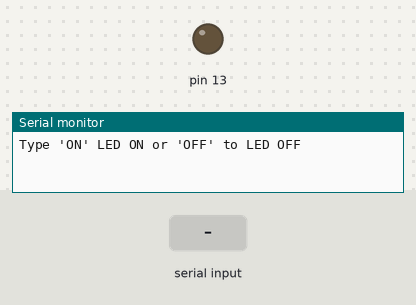
A sketch run on a simulated Arduino Uno, built with avr-gcc and run on an emulated ATmega328P. Shown: output pins drawn as LEDs (lit = HIGH), the last lines printed to the serial monitor. The test bench sets the inputs (shaded band).

Above: at 1.2 s.
1.3 s: "ON\n" received over Serial
At 2.0 s:
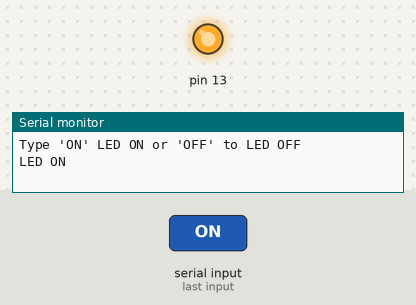
2.8 s: "OFF\n" received over Serial
At 3.2 s:
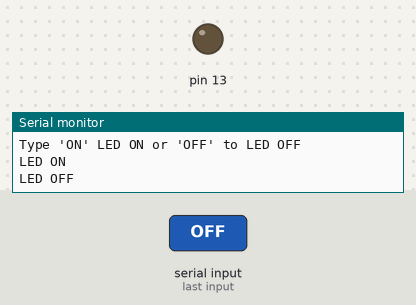
Timing chart, 0 to 5.8 s (numbered marks = the images above; inputs shaded):
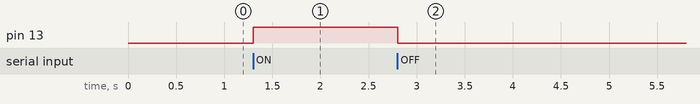

Measured:
- after the input at 1.3 s, pin 13: LOW → HIGH at once
- after the input at 2.8 s, pin 13: HIGH → LOW at once

The sketch:

ONOFFLED.ino
```cpp
String cmd;
void setup() {
  pinMode(13, OUTPUT);
  // put your setup code here, to run once:
  Serial.begin(9600);
  Serial.println("");
  Serial.println("Type 'ON' LED ON or 'OFF' to LED OFF");
}

void loop() {
  // put your main code here, to run repeatedly:
 if (Serial.available()) {
  cmd = Serial.readStringUntil('\n');

  cmd.trim();
  if (cmd == "ON") {
    digitalWrite(13, HIGH);
    Serial.println("LED ON");
  } else if (cmd == "OFF") {
    digitalWrite(13, LOW);
    Serial.println("LED OFF");
      } else {
        Serial.println("Unknown Command");
      }

 }
}
```
